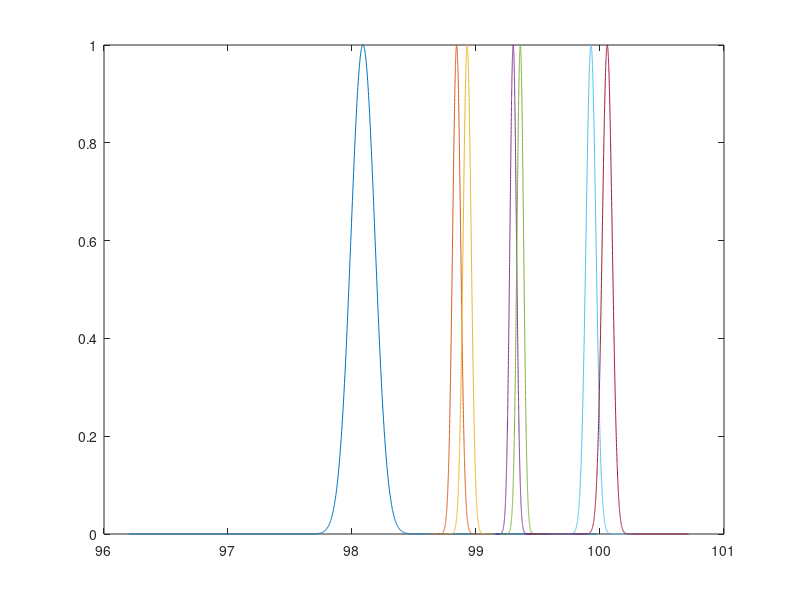

Reproduce this figure in MATLAB.
clear all
clc

%% lebal 1

centriod = 98.08842906
;
width = 0.018884869
;
s = 100* width;

x = -s+centriod : width* 10^-1 : s+centriod;
y = exp( - (x - centriod).^2 / width);

%% lebal 2

centriod = 98.84382384
;
width = 0.00211869
;
s = 100* width;

x2 = -s+centriod : width* 10^-1 : s+centriod;
y2 = exp( - (x2 - centriod).^2 / width);

%% lebal 3

centriod = 98.92857143
;
width = 0.00211869
;
s = 100* width;

x3 = -s+centriod : width* 10^-1 : s+centriod;
y3 = exp( - (x3 - centriod).^2 / width);

%% lebal 4
centriod = 99.2999507
;
width = 0.001429804
;
s = 100* width;

x4 = -s+centriod : width* 10^-1 : s+centriod;
y4 = exp( - (x4 - centriod).^2 / width);

%% lebal 5
centriod = 99.35714286
;
width = 0.001429804
;
s = 100* width;

x5 = -s+centriod : width* 10^-1 : s+centriod;
y5 = exp( - (x5 - centriod).^2 / width);

%% lebal 6
centriod = 99.9272546
;
width = 0.003276701
;
s = 100* width;

x6 = -s+centriod : width* 10^-1 : s+centriod;
y6 = exp( - (x6 - centriod).^2 / width);

%% lebal 7
centriod = 100.0583226
;
width = 0.003276701
;
s = 200* width;

x7 = -s+centriod : width* 10^-1 : s+centriod;
y7 = exp( - (x7 - centriod).^2 / width);



%%
plot(x,y,x2,y2, x3, y3, x4, y4, x5, y5, x6, y6, x7, y7)
